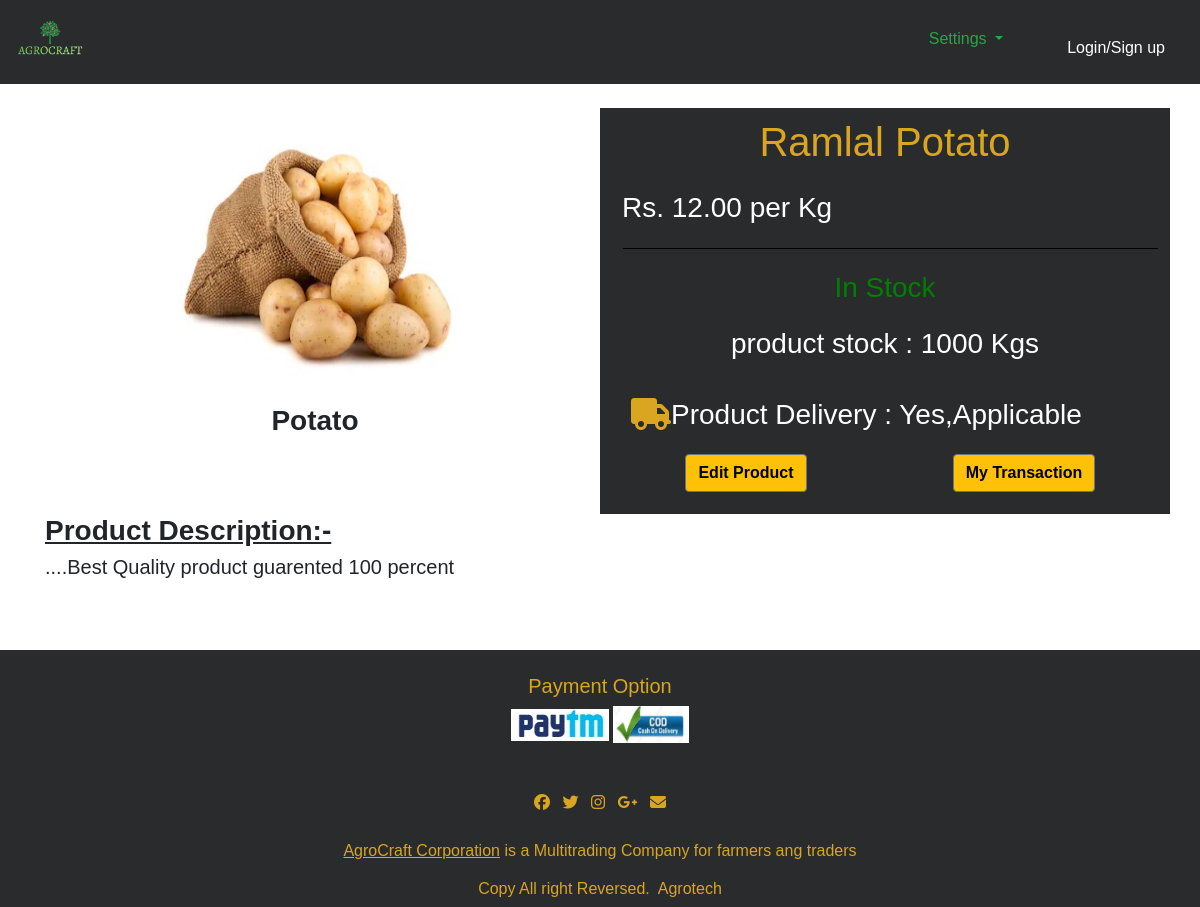
/agri/FarmerPortal/FarmerProductDetails.php?id=1, run on the app's committed database.
### tables this page shows
CREATE TABLE `products` (
  `product_id` int(100) NOT NULL,
  `farmer_fk` int(255) NOT NULL,
  `product_title` varchar(100) NOT NULL,
  `product_cat` varchar(100) NOT NULL,
  `product_type` varchar(100) NOT NULL,
  `product_expiry` varchar(25) NOT NULL,
  `product_image` text NOT NULL,
  `product_stock` int(100) NOT NULL,
  `product_price` int(100) NOT NULL,
  `product_desc` text NOT NULL,
  `product_keywords` text NOT NULL,
  `product_delivery` varchar(5) NOT NULL
);

### agri/FarmerPortal/FarmerProductDetails.php (the view, shortened to what this page needs)
<?php
include("../Functions/functions.php");
?>
<!DOCTYPE html>
<html lang="en">
<head>
     <link rel="stylesheet" href="https://cdnjs.cloudflare.com/ajax/libs/font-awesome/4.7.0/css/font-awesome.min.css">
     <link rel="stylesheet" href="https://cdnjs.cloudflare.com/ajax/libs/font-awesome/4.7.0/css/font-awesome.min.css">
     <link rel="stylesheet" href="https://stackpath.bootstrapcdn.com/bootstrap/4.4.1/css/bootstrap.min.css">
     <link rel="stylesheet" href="../portal_files/bootstrap.min.css">
</head>
<body>
     <nav class="navbar navbar-expand-xl ">
          <a class="float-left" href="farmerHomepage.php">
               <img src="agro.png" class="float-left mr-2 moblogo" alt="Logo" style="height:50px;">
          </a>
          <div class="collapse navbar-collapse" id="navbarSupportedContent">
          </div>
          <div class=" flex-row-reverse right ">
               <div class="p-2 cart">
                    <div class='loginz'>
                    </div>
               </div>
               <div class="dropdown p-2 settings ">
                    <button class="btn  dropdown-toggle text-success" style="margin-top:-20px;" type="button" id="dropdownMenuButton" data-toggle="dropdown" aria-haspopup="true" aria-expanded="false">
                         Settings
                    </button>
               </div>
          </div>
     </nav>
     <br>
     <?php
     global $con;
     if (isset($_GET['id'])) {
          $prod_id = $_GET['id'];
          $query = "select * from products where product_id=" . $prod_id;
          $run_query = mysqli_query($con, $query);
          $resultCheck = mysqli_num_rows($run_query);
          if ($resultCheck > 0) {
               while ($rows = mysqli_fetch_array($run_query)) {
                    $product_title = $rows['product_title'];
                    $product_image = $rows['product_image'];
                    $product_type = $rows['product_type'];
                    $product_stock = $rows['product_stock'];
                    $product_description = $rows['product_desc'];
                    $product_price = $rows['product_price'];
                    $product_delivery = $rows['product_delivery'];
                    if ($product_stock == 0) {
                         $str = "Not In Stock";
                    } else {
                         $str = "In Stock";
                    }
                    if ($product_delivery == "no") {
                         $del = "Not Applicable";
                    } else {
                         $del = "Yes,Applicable";
                    }
                    $space = "....";
                    echo "<div class='container'>
                                   <div class='row'>
                                        <div class='col-md-6' style='padding:7px; margin-top:15px;'>
                                             <img src='../Admin/product_images/$product_image' class='rounded mx-auto d-block bord' height='250px' width='300px' >
                                             <br>
                                             <div class='row'>
                                                  <div class='col-md-12'>
                                                       <h3 class='text-center' style='font-weight:bold;'>$product_type</h3>
                                                  </div>
                                             </div>
                                        </div>
                                        <div class='col-md-6 blackgoldie'>
                                             <div class='row'>
                                                  <div class='col-md-12 bottom-rule aligncenter'>
                                                       <h1 style='color:goldenrod;padding:10px;'>$product_title</h1>
                                                  </div>
                                             </div>
                                             <h3  style='color:white;padding:7px;'>Rs. " . $product_price . ".00 per Kg</h3>
                                             <div class='row'>
                                                  <div class='col-md-12 text-center'>
                                                       <h3 style='color:green;padding:7px;'>$str<h3>
                                                  </div>
                                             </div>
                                             <div class='row'>
                                                  <div class='col-md-12 text-center'>
                                                       <h3 style='color:white;padding:7px;'><span class='monospaced'>product stock  : " . $product_stock . " Kgs" . "</span><h3>
                                                  </div>
                                             </div>
                                             <div class='row' style='padding:7px;'>
                                                  <div class='row text-center ml-4 mt-3' >
                                                       <i class='fa fa-truck fa-2x' aria-hidden='true' style='color:goldenrod;'> </i>
                                                       <h3 style='color:white;'>   Product Delivery : " . $del . "<h3>
                                                  </div>
                                             </div>
                                             <div class='row' style='padding:7px; margin-bottom:15px;' >
                                                  <div class='col-12 col-xl-6 col-lg-6 col-md-6 col-sm-12 aligncenter'> <a href='EditProduct.php?id=$prod_id' class='btn btn-warning border-secondary' style='color:black'><b>Edit Product</b></a></div>
                                                  <div class='col-12 col-xl-6 col-lg-6 col-md-6 col-sm-12 aligncenter'> <a href='Transactions.php' class='btn btn-warning border-secondary' style='color:black'><b>My Transaction</b></a></div>
                                             </div>
                                        </div>
                                   </div>
                              </div>
                              <div class='container'>
                                   <div class='desc'>
                                        <div class='row'>
                                             <div class='col-md-12'>
                                             <h3><span class='monospaced'><u><b>Product Description:-</b></u></span><h3>
                                             </div>
                                        </div>
                                        <div class='row'>
                                                  <div class='col-md-12'>
                                                       <h5><span class='monospaced'>" . $space . $product_description . "</span><h5>
                                                  </div>
                                             </div>
                                        </div>
                                   </div>
                              </div>";
               }
          }
     } else {
          echo "<br><br><hr><h1 align = center>Product Not Uploaded !</h1><br><br><hr>";
     }
     ?>
     <br><br>
     <section id="footer" class="myfooter">
          <div class="container">
               <div class="row text-center text-xs-center text-sm-left text-md-left">
                    <div class="col aligncenter">
                         <br>
                         <h5>Payment Option</h5>
                         <img src="../Images/Website/paytm1.jpg" alt="paytm">
                         <img src="../Images/Website/cod.jpg" alt="paytm" style="height:37px">
                    </div>
               </div>
               <div class="row">
                    <div class="col-xs-12 col-sm-12 col-md-12 mt-2 mt-sm-5">
                         <ul class="list-unstyled list-inline social text-center">
                              <li class="list-inline-item"><a href="javascript:void();"><i class="fa fa-facebook"></i></a></li>
                              <li class="list-inline-item"><a href="javascript:void();"><i class="fa fa-twitter"></i></a></li>
                              <li class="list-inline-item"><a href="javascript:void();"><i class="fa fa-instagram"></i></a></li>
                              <li class="list-inline-item"><a href="javascript:void();"><i class="fa fa-google-plus"></i></a></li>
                              <li class="list-inline-item"><a href="javascript:void();" target="_blank"><i class="fa fa-envelope"></i></a></li>
                         </ul>
                    </div>
               </div>
               <div class="row">
                    <div class="col-xs-12 col-sm-12 col-md-12 mt-2 mt-sm-2 text-center">
                         <p><u><a href="https://www.agrocraft.com/">AgroCraft Corporation</a></u> is a Multitrading Company for farmers ang traders</p>
                         <p class="h6">Copy All right Reversed.<a class="text-green ml-2" href="https://www.google.com" target="_blank">Agrotech</a></p>
                    </div>
               </div>
          </div>
     </section>
</body>
</html>

### agri/FarmerPortal/FarmerProductDetails.php (style rules this page uses)
* { margin: 0; box-sizing: border-box; }
.dropdown { float: right; margin-right: 35px; margin-top: 20px; }
.loginz { float: right; margin-right: 20px; margin-top: 20px; }
body { margin: 0; padding: 0; font-family: sans-serif; background-size: cover; background-position: center; box-sizing: border-box; }
.aligncenter { text-align: center; }
.myfooter { background-color: #292b2c; color: goldenrod; margin-top: 15px; }
a { color: goldenrod; }
img { max-width: 100%; display: inline-block; }
* { margin: 0; padding: 0; box-sizing: border-box; }
nav { background-color: #292b2c; }
.right { display: flex; }
.cart { margin-right: -9px; }
.blackgoldie { background-color: #292b2c; }

### data on the page
products: product_image (picture), product_type "Potato", product_title "Ramlal Potato", product_price "12", product_stock "In Stock", product_stock "1000", product_delivery "Yes,Applicable", space "....", product_desc "Best Quality product guarented 100 percent"
